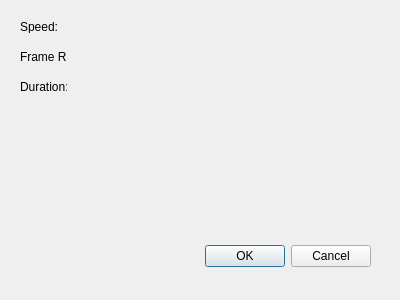
<?xml version="1.0" encoding="UTF-8"?>
<ui version="4.0">
 <class>SpeedDialog</class>
 <widget class="QDialog" name="SpeedDialog">
  <property name="geometry">
   <rect>
    <x>0</x>
    <y>0</y>
    <width>400</width>
    <height>300</height>
   </rect>
  </property>
  <property name="windowTitle">
   <string>Dialog</string>
  </property>
  <widget class="QDialogButtonBox" name="buttonBox">
   <property name="geometry">
    <rect>
     <x>30</x>
     <y>240</y>
     <width>341</width>
     <height>32</height>
    </rect>
   </property>
   <property name="orientation">
    <enum>Qt::Horizontal</enum>
   </property>
   <property name="standardButtons">
    <set>QDialogButtonBox::Cancel|QDialogButtonBox::Ok</set>
   </property>
  </widget>
  <widget class="QLabel" name="label">
   <property name="geometry">
    <rect>
     <x>20</x>
     <y>20</y>
     <width>47</width>
     <height>13</height>
    </rect>
   </property>
   <property name="text">
    <string>Speed:</string>
   </property>
  </widget>
  <widget class="QLabel" name="label_2">
   <property name="geometry">
    <rect>
     <x>20</x>
     <y>50</y>
     <width>47</width>
     <height>13</height>
    </rect>
   </property>
   <property name="text">
    <string>Frame Rate:</string>
   </property>
  </widget>
  <widget class="QLabel" name="label_3">
   <property name="geometry">
    <rect>
     <x>20</x>
     <y>80</y>
     <width>47</width>
     <height>13</height>
    </rect>
   </property>
   <property name="text">
    <string>Duration:</string>
   </property>
  </widget>
 </widget>
 <resources/>
 <connections>
  <connection>
   <sender>buttonBox</sender>
   <signal>accepted()</signal>
   <receiver>SpeedDialog</receiver>
   <slot>accept()</slot>
   <hints>
    <hint type="sourcelabel">
     <x>248</x>
     <y>254</y>
    </hint>
    <hint type="destinationlabel">
     <x>157</x>
     <y>274</y>
    </hint>
   </hints>
  </connection>
  <connection>
   <sender>buttonBox</sender>
   <signal>rejected()</signal>
   <receiver>SpeedDialog</receiver>
   <slot>reject()</slot>
   <hints>
    <hint type="sourcelabel">
     <x>316</x>
     <y>260</y>
    </hint>
    <hint type="destinationlabel">
     <x>286</x>
     <y>274</y>
    </hint>
   </hints>
  </connection>
 </connections>
</ui>
